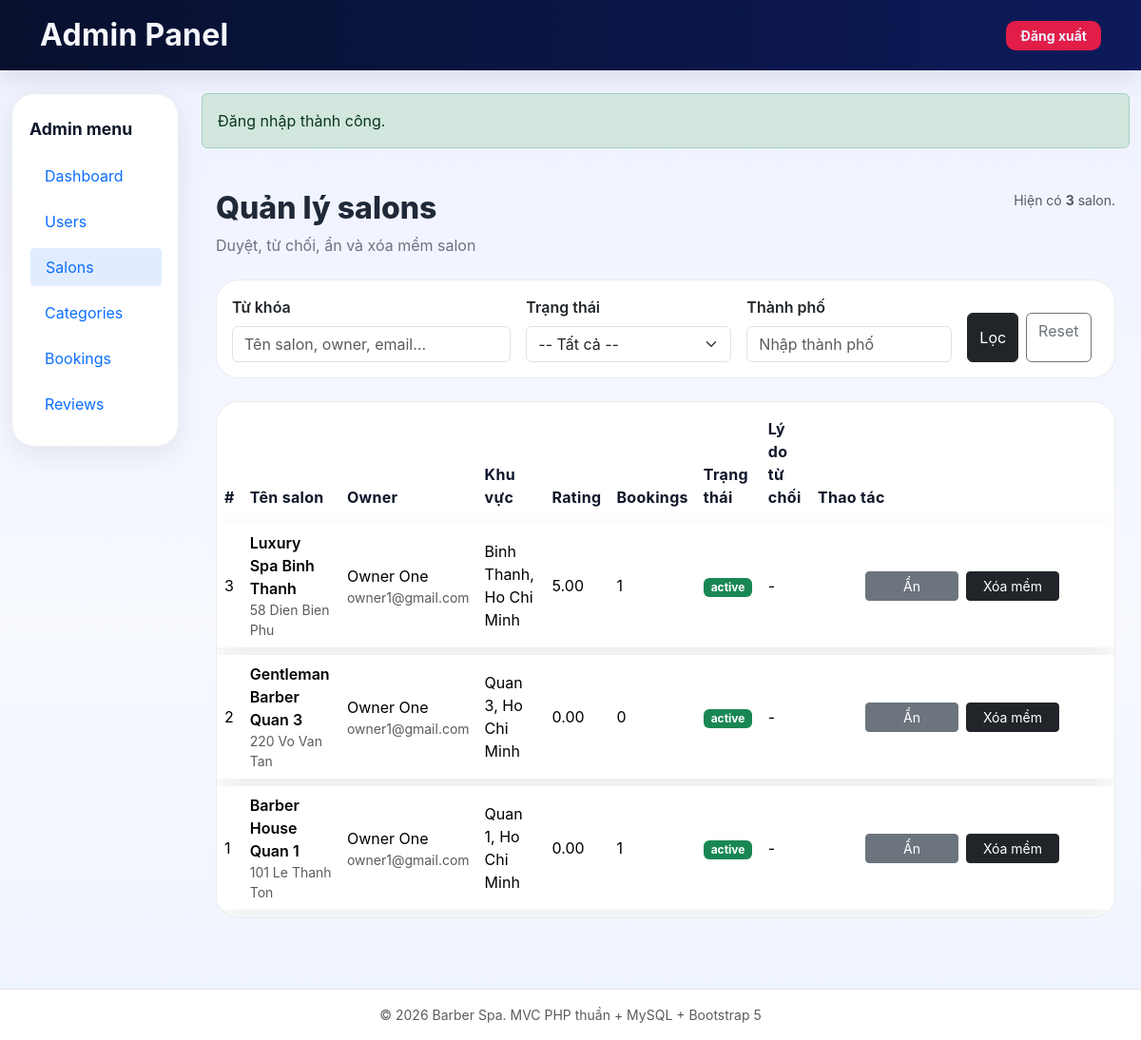
The page /admin/salons (signed in) on the database its author committed.
### tables this page shows
CREATE TABLE salons (
    id INT UNSIGNED AUTO_INCREMENT PRIMARY KEY,
    owner_id INT UNSIGNED NOT NULL,
    name VARCHAR(200) NOT NULL,
    address VARCHAR(255) NOT NULL,
    district VARCHAR(100) NOT NULL,
    city VARCHAR(100) NOT NULL,
    phone VARCHAR(20) NOT NULL,
    description TEXT NULL,
    search_keywords TEXT NULL,
    open_time TIME NOT NULL DEFAULT '08:00:00',
    close_time TIME NOT NULL DEFAULT '20:00:00',
    working_days VARCHAR(100) NOT NULL DEFAULT '1,2,3,4,5,6',
    avg_rating DECIMAL(3,2) NOT NULL DEFAULT 0.00,
    total_reviews INT NOT NULL DEFAULT 0,
    total_bookings INT NOT NULL DEFAULT 0,
    status ENUM('pending', 'active', 'hidden', 'rejected', 'deleted') NOT NULL DEFAULT 'pending',
    reject_reason TEXT NULL,
    latitude DECIMAL(10,7) NULL,
    longitude DECIMAL(10,7) NULL,
    created_at TIMESTAMP NULL DEFAULT CURRENT_TIMESTAMP,
    updated_at TIMESTAMP NULL DEFAULT CURRENT_TIMESTAMP ON UPDATE CURRENT_TIMESTAMP,

    CONSTRAINT fk_salons_owner
        FOREIGN KEY (owner_id) REFERENCES users(id)
        ON DELETE CASCADE,

    INDEX idx_salons_owner (owner_id),
    INDEX idx_salons_status (status),
    INDEX idx_salons_city (city),
    INDEX idx_salons_district (district),
    INDEX idx_salons_rating (avg_rating),
    INDEX idx_salons_bookings (total_bookings),
    FULLTEXT KEY ft_salons_search (name, description, search_keywords)
);

CREATE TABLE users (
    id INT UNSIGNED AUTO_INCREMENT PRIMARY KEY,
    name VARCHAR(150) NOT NULL,
    email VARCHAR(150) NOT NULL UNIQUE,
    password VARCHAR(255) NOT NULL,
    role ENUM('admin', 'owner', 'customer') NOT NULL DEFAULT 'customer',
    is_active TINYINT(1) NOT NULL DEFAULT 1,
    ban_reason TEXT NULL,
    login_attempts INT NOT NULL DEFAULT 0,
    locked_until DATETIME NULL,
    last_login_at DATETIME NULL,
    login_ip VARCHAR(45) NULL,
    email_verified_at DATETIME NULL,
    email_token VARCHAR(255) NULL,
    reset_token VARCHAR(255) NULL,
    reset_token_expires DATETIME NULL,
    phone VARCHAR(20) NULL,
    address VARCHAR(255) NULL,
    city VARCHAR(100) NULL,
    district VARCHAR(100) NULL,
    avatar VARCHAR(255) NULL,
    remember_token VARCHAR(255) NULL,
    created_at TIMESTAMP NULL DEFAULT CURRENT_TIMESTAMP,
    updated_at TIMESTAMP NULL DEFAULT CURRENT_TIMESTAMP ON UPDATE CURRENT_TIMESTAMP,

    INDEX idx_users_role (role),
    INDEX idx_users_active (is_active),
    INDEX idx_users_locked_until (locked_until),
    INDEX idx_users_email_token (email_token),
    INDEX idx_users_reset_token (reset_token)
);

### core/helpers.php (called while the page is built, shortened)
<?php
function e(?string $value): string
{
    return htmlspecialchars((string) $value, ENT_QUOTES, 'UTF-8');
}
function render(string $view, array $data = [], string $layout = 'app'): void
{
    extract($data, EXTR_SKIP);
    require __DIR__ . '/../views/' . $view . '.php';
}

### controllers/admin/SalonController.php (called while the page is built, shortened)
<?php
require_once __DIR__ . '/../../models/Salon.php';
class SalonController
{
    private Salon $salonModel;
    public function __construct()
    {
        $this->salonModel = new Salon();
    }
    public function index(): void
    {
        $keyword = trim($_GET['keyword'] ?? '');
        $status = trim($_GET['status'] ?? '');
        $city = trim($_GET['city'] ?? '');
        $filters = [
            'keyword' => $keyword,
            'status' => $status,
            'city' => $city,
        ];
        $salons = $this->salonModel->getAllForAdmin($filters);
        render('admin/salons/index', [
            'pageTitle' => 'Admin Salons - ' . APP_NAME,
            'navSection' => 'admin',
            'salons' => $salons,
        ]);
    }
}

### core/Database.php (called while the page is built, shortened)
<?php
class Database
{
    private static ?PDO $instance = null;
    public static function getInstance(): PDO
    {
        if (self::$instance === null) {
            $dsn = 'mysql:host=' . DB_HOST
                . ';port=' . DB_PORT
                . ';dbname=' . DB_NAME
                . ';charset=' . DB_CHARSET;
            $options = [
                PDO::ATTR_ERRMODE => PDO::ERRMODE_EXCEPTION,
                PDO::ATTR_DEFAULT_FETCH_MODE => PDO::FETCH_ASSOC,
                PDO::ATTR_EMULATE_PREPARES => false,
            ];
            self::$instance = new PDO($dsn, DB_USER, DB_PASS, $options);
        }
        return self::$instance;
    }
}

### models/Salon.php (called while the page is built, shortened)
<?php
class Salon
{
    private PDO $db;
    public function __construct()
    {
        $this->db = Database::getInstance();
    }
        public function getAllForAdmin(array $filters = []): array
    {
        $sql = "SELECT s.*,
                       u.name AS owner_name,
                       u.email AS owner_email
                FROM salons s
                LEFT JOIN users u ON u.id = s.owner_id
                WHERE 1=1";
        $params = [];
        $sql .= " ORDER BY s.id DESC";
        $stmt = $this->db->prepare($sql);
        $stmt->execute($params);
        return $stmt->fetchAll();
    }
}

### views/admin/salons/index.php (the view, shortened to what this page needs)
<?php
function adminSalonStatusBadgeClass(string $status): string
{
    return match ($status) {
        'pending' => 'bg-warning text-dark',
        'active' => 'bg-success',
        'hidden' => 'bg-secondary',
        'rejected' => 'bg-danger',
        'deleted' => 'bg-dark',
        default => 'bg-secondary',
    };
}
?>
<div class="admin-page admin-salons-page">
    <div class="admin-page-header d-flex flex-column flex-md-row justify-content-between align-items-start gap-3 mb-4">
        <div>
            <h2 class="page-section-title">Quản lý salons</h2>
            <div class="page-section-subtitle">Duyệt, từ chối, ẩn và xóa mềm salon</div>
        </div>
        <div class="text-muted small text-end">
            Hiện có <strong><?= e((string) count($salons)) ?></strong> salon.
        </div>
    </div>
    <div class="card admin-card-surface mb-4 admin-filter-card">
        <div class="card-body">
            <form method="GET" action="<?= e(BASE_URL . '/admin/salons') ?>">
                <div class="row g-3 align-items-end">
                    <div class="col-md-4">
                        <label class="form-label">Từ khóa</label>
                        <input
                            type="text"
                            name="keyword"
                            class="form-control"
                            value="<?= e($_GET['keyword'] ?? '') ?>"
                            placeholder="Tên salon, owner, email..."
                        >
                    </div>
                    <div class="col-md-3">
                        <label class="form-label">Trạng thái</label>
                        <select name="status" class="form-select">
                            <option value="">-- Tất cả --</option>
                        </select>
                    </div>
                    <div class="col-md-3">
                        <label class="form-label">Thành phố</label>
                        <input
                            type="text"
                            name="city"
                            class="form-control"
                            value="<?= e($_GET['city'] ?? '') ?>"
                            placeholder="Nhập thành phố"
                        >
                    </div>
                    <div class="col-md-2 d-flex gap-2">
                        <button type="submit" class="btn btn-dark">Lọc</button>
                        <a href="<?= e(BASE_URL . '/admin/salons') ?>" class="btn btn-outline-secondary">Reset</a>
                    </div>
                </div>
            </form>
        </div>
    </div>
    <div class="card admin-card-surface admin-table-card">
        <div class="card-body p-0">
            <?php if (empty($salons)): ?>
                <div class="alert alert-info mb-0">Không có salon nào phù hợp.</div>
            <?php else: ?>
                <div class="table-responsive">
                    <table class="table admin-table align-middle mb-0">
                        <thead>
                            <tr>
                                <th>#</th>
                                <th>Tên salon</th>
                                <th>Owner</th>
                                <th>Khu vực</th>
                                <th>Rating</th>
                                <th>Bookings</th>
                                <th>Trạng thái</th>
                                <th>Lý do từ chối</th>
                                <th style="min-width: 320px;">Thao tác</th>
                            </tr>
                        </thead>
                        <tbody>
                            <?php foreach ($salons as $salon): ?>
                                <tr>
                                    <td><?= e((string) $salon['id']) ?></td>
                                    <td>
                                        <div class="fw-semibold"><?= e($salon['name']) ?></div>
                                        <div class="small text-muted"><?= e($salon['address']) ?></div>
                                    </td>
                                    <td>
                                        <div><?= e($salon['owner_name']) ?></div>
                                        <div class="small text-muted"><?= e($salon['owner_email']) ?></div>
                                    </td>
                                    <td><?= e($salon['district']) ?>, <?= e($salon['city']) ?></td>
                                    <td><?= e((string) $salon['avg_rating']) ?></td>
                                    <td><?= e((string) $salon['total_bookings']) ?></td>
                                    <td>
                                        <span class="badge <?= adminSalonStatusBadgeClass((string) $salon['status']) ?>">
                                            <?= e($salon['status']) ?>
                                        </span>
                                    </td>
                                    <td><?= e((string) ($salon['reject_reason'] ?? '')) ?: '-' ?></td>
                                    <td>
                                        <div class="admin-table-actions d-flex flex-column gap-2">
                                            <?php if ($salon['status'] === 'pending'): ?>
                                                <div class="admin-table-actions d-flex gap-2 flex-wrap">
                                                    <form method="POST" action="<?= e(BASE_URL . '/admin/salons') ?>">
                                                        <?= csrfInput() ?>
                                                        <input type="hidden" name="salon_id" value="<?= e((string) $salon['id']) ?>">
                                                        <input type="hidden" name="action" value="approve">
                                                        <button type="submit" class="btn btn-sm btn-success">Duyệt</button>
                                                    </form>
                                                </div>
                                                <form method="POST" action="<?= e(BASE_URL . '/admin/salons') ?>" class="d-flex gap-2">
                                                    <?= csrfInput() ?>
                                                    <input type="hidden" name="salon_id" value="<?= e((string) $salon['id']) ?>">
                                                    <input type="hidden" name="action" value="reject">
                                                    <input
                                                        type="text"
                                                        name="reason"
                                                        class="form-control form-control-sm"
                                                        placeholder="Lý do từ chối"
                                                        required
                                                    >
                                                    <button type="submit" class="btn btn-sm btn-danger">Từ chối</button>
                                                </form>
                                            <?php elseif ($salon['status'] === 'active'): ?>
                                                <div class="admin-table-actions d-flex gap-2 flex-wrap">
                                                    <form method="POST" action="<?= e(BASE_URL . '/admin/salons') ?>">
                                                        <button type="submit" class="btn btn-sm btn-secondary">Ẩn</button>
                                                    </form>
                                                    <form method="POST" action="<?= e(BASE_URL . '/admin/salons') ?>">
                                                        <button type="submit" class="btn btn-sm btn-dark">Xóa mềm</button>
                                                    </form>
                                                </div>
                                            <?php else: ?>
                                                <span class="text-muted small">Không có thao tác</span>
                                            <?php endif; ?>
                                        </div>
                                    </td>
                                </tr>
                            <?php endforeach; ?>
                        </tbody>
                    </table>
                </div>
            <?php endif; ?>
        </div>
    </div>
</div>

### index.php (shortened to what this page needs)
<?php
require_once __DIR__ . '/core/Database.php';
require_once __DIR__ . '/core/helpers.php';
$path = trim($_GET['path'] ?? '', '/');
foreach ($routes as $pattern => $handler) {
    $regex = '#^' . $pattern . '$#';
    if (preg_match($regex, $path, $matches)) {
        $params = array_slice($matches, 1);
        [$file, $method] = explode('@', $handler);
        $controller = new $className();
        call_user_func_array([$controller, $method], $params);
        break;
    }
}

### public/css/style.css (style rules this page uses)
:root { --primary-color: #0d6efd; --dark-color: #0f172a; --dark-2: #111827; --text-color: #1f2937; --muted-color: #6b7280; --light-bg: #f3f4f6; --white: #ffffff; --border-color: #e5e7eb; --shadow-soft: 0 10px 30px rgba(15, 23, 42, 0.08); --shadow-medium: 0 20px 40px rgba(15, 23, 42, 0.12); --radius-lg: 22px; --radius-md: 16px; --radius-sm: 12px; }
html { scroll-behavior: smooth; }
body { font-family: "Inter", system-ui, -apple-system, BlinkMacSystemFont, "Segoe UI", sans-serif; background: linear-gradient(180deg, #e2e8f0 0%, #eff6ff 42%, #f8fafc 100%); color: var(--text-color); }
.admin-layout, .owner-layout { background: linear-gradient(180deg, #eef2ff 0%, #f7f9ff 60%, #eef4ff 100%); }
.admin-page, .owner-page { padding: 28px 15px 50px; }
.admin-page .admin-page-header { display: flex; flex-wrap: wrap; justify-content: space-between; align-items: flex-start; gap: 1rem; margin-bottom: 1.5rem; }
.admin-page .admin-table-actions { display: flex; flex-wrap: wrap; gap: 0.65rem; align-items: center; }
.admin-page .admin-table-actions .btn { min-width: 98px; }
.admin-page .page-section-title { font-size: 2rem; font-weight: 800; }
.admin-page .page-section-subtitle { color: var(--muted-color); font-size: 1rem; }
.admin-page .admin-filter-card { border-radius: 24px; backdrop-filter: blur(12px); background: rgba(255, 255, 255, 0.92); border: 1px solid rgba(15, 23, 42, 0.08); }
.admin-page .admin-table-card { border-radius: 24px; border: 1px solid rgba(15, 23, 42, 0.08); overflow: hidden; }
.admin-page .admin-table { border-collapse: separate; border-spacing: 0 0.5rem; }
.admin-page .admin-table thead th { border-bottom: none; font-weight: 700; color: var(--dark-color); letter-spacing: 0.02em; }
.admin-page .admin-table tbody tr { background: #ffffff; border-radius: 18px; box-shadow: var(--shadow-soft); }
.admin-page .admin-table tbody tr td { vertical-align: middle; border: none; }
.admin-page .admin-filter-card .form-label { font-weight: 600; }
.admin-page .admin-filter-card .btn { min-height: 52px; }
.admin-page { padding: 28px 15px 50px; }
.admin-page .admin-card-surface { background: #ffffff; }

### rows shown on the page
salons: id "3", name "Luxury Spa Binh Thanh", address "58 Dien Bien Phu", owner.name "Owner One", owner.email "owner1@gmail.com", district "Binh Thanh", city "Ho Chi Minh", avg_rating "5.00", total_bookings "1", status "active", reject_reason "-"
salons: id "2", name "Gentleman Barber Quan 3", address "220 Vo Van Tan", owner.name "Owner One", owner.email "owner1@gmail.com", district "Quan 3", city "Ho Chi Minh", avg_rating "0.00", total_bookings "0", status "active", reject_reason "-"
salons: id "1", name "Barber House Quan 1", address "101 Le Thanh Ton", owner.name "Owner One", owner.email "owner1@gmail.com", district "Quan 1", city "Ho Chi Minh", avg_rating "0.00", total_bookings "1", status "active", reject_reason "-"

### other values the page prints
$label "Dashboard"
$label "Users"
$label "Salons"
$label "Categories"
$label "Bookings"
$label "Reviews"
getFlash($key) "Đăng nhập thành công."
count($salons) "3"
